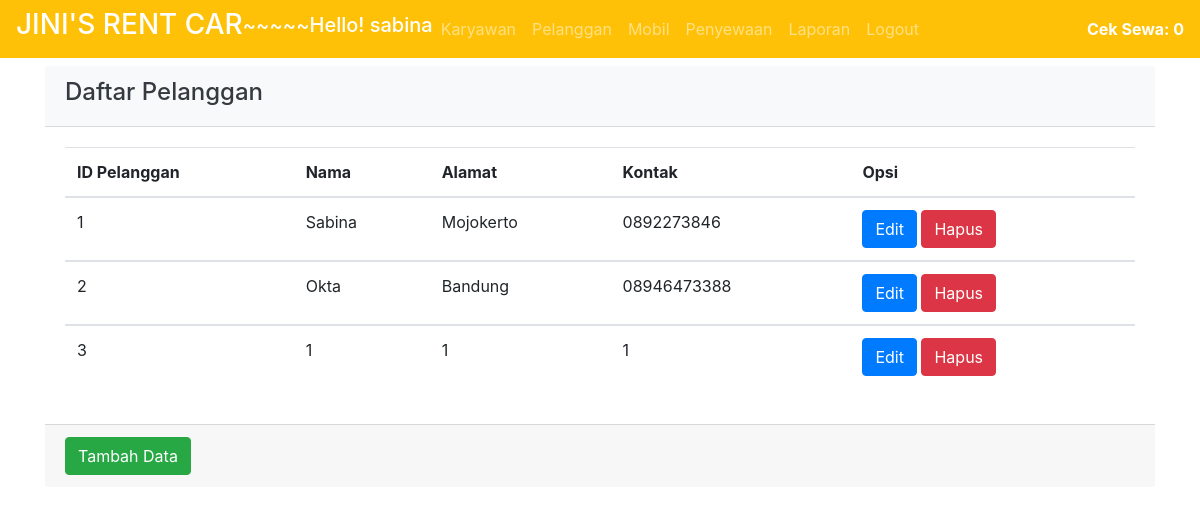
The page /template.php?page=pelanggan (signed in) on the database its author committed.
### tables this page shows
CREATE TABLE `pelanggan` (
  `id_pelanggan` varchar(200) NOT NULL,
  `nama_pelanggan` varchar(300) NOT NULL,
  `alamat_pelanggan` varchar(400) NOT NULL,
  `kontak` varchar(100) NOT NULL
);

### pelanggan.php (the view, shortened to what this page needs)
  <div class="card-col-sm-12">
  <div class="card-header bg-light text-dark">
      <h4>Daftar Pelanggan</h4>
    </div>
    <div class="card-body">
      <?php
      $koneksi = mysqli_connect("localhost", "root","", "rent_car");
      $sql ="select * from pelanggan";
      $result = mysqli_query($koneksi, $sql);
      $count =mysqli_num_rows($result);
       ?>
       <?php if ($count == 0):?>
         <div class="alert alert-info">
            Data is Empty
         </div>
       <?php else: ?>
         <table class="table" id="table_pelanggan">
           <thead>
             <tr>
               <th>ID Pelanggan</th>
               <th>Nama</th>
               <th>Alamat</th>
               <th>Kontak</th>
               <th>Opsi</th>
             </tr>
           </thead>
           <tbody>
             <?php foreach ($result as $hasil):?>
               <tr>
                 <td><?php echo $hasil["id_pelanggan"];?></td>
                 <td><?php echo $hasil["nama_pelanggan"];?></td>
                 <td><?php echo $hasil["alamat_pelanggan"];?></td>
                 <td><?php echo $hasil["kontak"];?></td>
                 <td>
                   <button type="button" class="btn btn-primary"
                   data-toggle="modal" data-target="#modal"
                   onclick="Edit(this.parentElement.parentElement.rowIndex)">
                    Edit
                 </button>
                 <a href="db_pelanggan.php?hapus=pelanggan&id_pelanggan=<?php echo $hasil["id_pelanggan"];?>"
                   onclick="return confirm('Apakah anda yakin ingin menghapus data ini?')">
                   <button type="button" class="btn btn-danger">
                     Hapus
                   </button>
                 </a>
                 </td>
               </tr>
           </tbody>
         <?php endforeach;?>
         </table>
       <?php endif;?>
    </div>
    <div class="card-footer">
      <button type="button" class="btn btn-success"
      data-toggle="modal" data-target="#modal" onclick="Tambah()">
        Tambah Data
    </button>
    </div>
  </div>
</div>

### template.php (shortened to what this page needs)
<?php if (isset($_SESSION["session_karyawan"])): ?>
<!DOCTYPE html>
<html lang="en" dir="ltr">
  <head>
        <link rel="stylesheet" href="assets/css/bootstrap.min.css">
  </head>
  <body>
    <nav class="navbar navbar-expand-md bg-warning navbar-dark sticky-top">
  <a href="#" class="text-white">
    <h3>JINI'S RENT CAR</h3>
  </a>
    <div class="collapse navbar-collapse" id="menu">
    <h5 class="text-white"> ~~~~~ </h5>
    <h5 class="text-white">Hello! <?php echo $_SESSION["session_karyawan"]["nama_karyawan"]; ?></h5>
      <ul class="navbar-nav">
        <li class="nav-item"><a href="template.php?page=karyawan" class="nav-link">Karyawan</a></li>
        <li class="nav-item"><a href="template.php?page=pelanggan" class="nav-link">Pelanggan</a></li>
        <li class="nav-item"><a href="template.php?page=mobil" class="nav-link">Mobil</a></li>
        <li class="nav-item"><a href="template.php?page=list_mobil" class="nav-link">Penyewaan</a></li>
        <li class="nav-item"><a href="template.php?page=laporan" class="nav-link">Laporan</a></li>
        <li class="nav-item"><a href="proses_login.php" class="nav-link">Logout</a></li>
      </ul>
      </div>
        <a href="template.php?page=list_sewa">
			  <b class="text-white">Cek Sewa: <?php echo count($_SESSION["session_sewa"]);?></b>
		</a>
    </nav>
    <div class="container my-2">
      <?php if (isset($_GET["page"])): ?>
        <?php if ((@include $_GET["page"].".php") === true): ?>
        <?php endif; ?>
      <?php endif; ?>
  </body>
</html>
<?php endif; ?>

### rows shown on the page
pelanggan: id_pelanggan "1", nama_pelanggan "Sabina", alamat_pelanggan "Mojokerto", kontak "0892273846"
pelanggan: id_pelanggan "2", nama_pelanggan "Okta", alamat_pelanggan "Bandung", kontak "08946473388"
pelanggan: id_pelanggan "3", nama_pelanggan "1", alamat_pelanggan "1", kontak "1"

### other values the page prints
$_SESSION["session_karyawan"]["nama_karyawan"] "sabina"
count($_SESSION["session_sewa"]) "0"
